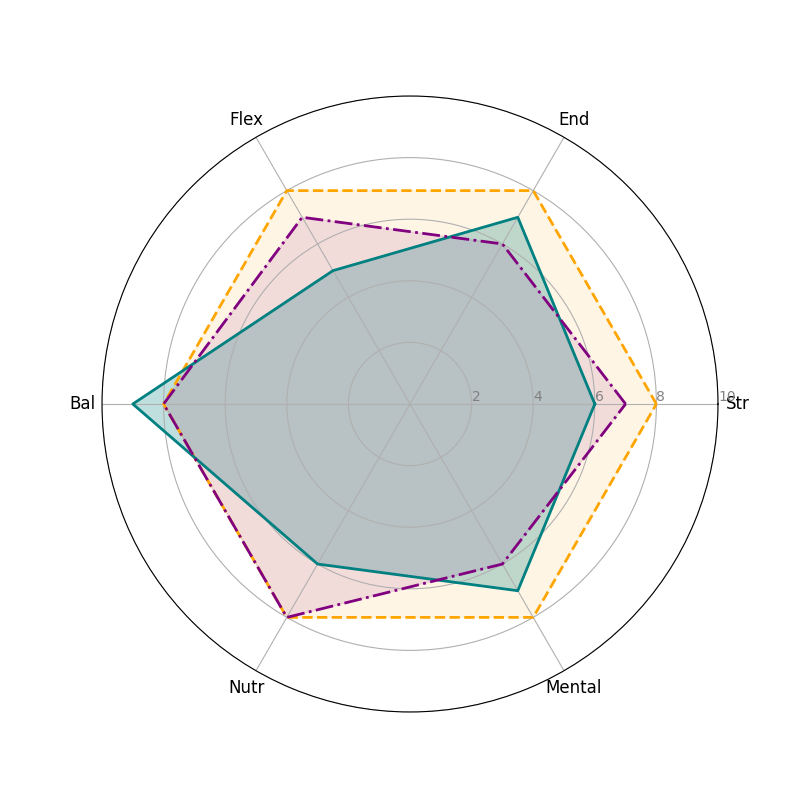

This chart was generated by the following Python code:
import matplotlib.pyplot as plt
import numpy as np

metrics = ['Str', 'End', 'Flex', 'Bal', 'Nutr', 'Mental']
ideal_plan = [8, 8, 8, 8, 8, 8]
current_plan = [6, 7, 5, 9, 6, 7]
future_plan = [7, 6, 7, 8, 8, 6]  # New data series

num_vars = len(metrics)
angles = np.linspace(0, 2 * np.pi, num_vars, endpoint=False).tolist()

# Close the loop by appending the first data point to the end of each series
ideal_plan += ideal_plan[:1]
current_plan += current_plan[:1]
future_plan += future_plan[:1]
angles += angles[:1]

fig, ax = plt.subplots(figsize=(8, 8), subplot_kw=dict(polar=True))

plt.xticks(angles[:-1], metrics, color='black', size=12)
ax.set_rlabel_position(0)
plt.yticks([2, 4, 6, 8, 10], ["2", "4", "6", "8", "10"], color="grey", size=10)
plt.ylim(0, 10)

ax.plot(angles, ideal_plan, color='orange', linewidth=2, linestyle='dashed')
ax.fill(angles, ideal_plan, color='orange', alpha=0.1)

ax.plot(angles, current_plan, color='teal', linewidth=2, linestyle='solid')
ax.fill(angles, current_plan, color='teal', alpha=0.25)

# Adding the future_plan
ax.plot(angles, future_plan, color='purple', linewidth=2, linestyle='dashdot')
ax.fill(angles, future_plan, color='purple', alpha=0.1)

plt.show()
